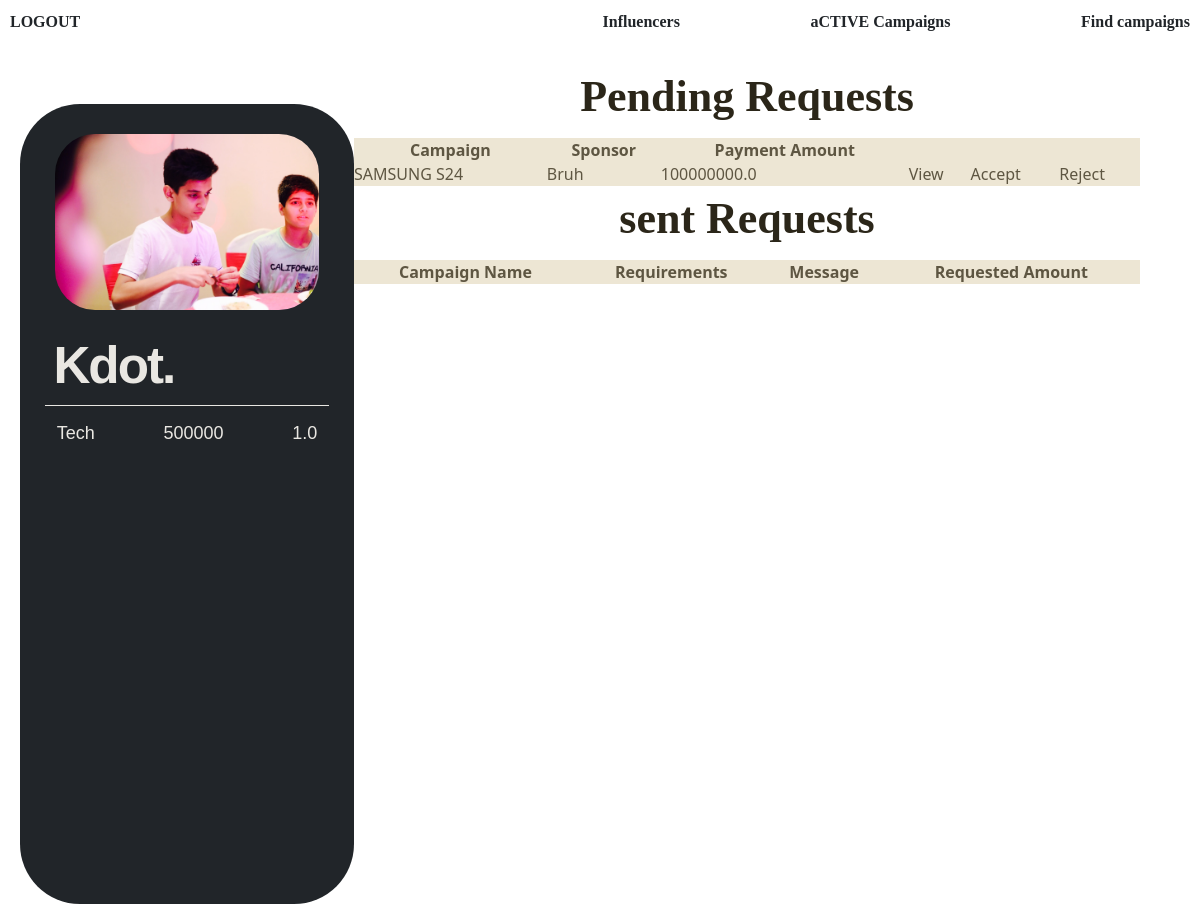
The app's page /influencer/dashboard (signed in) with its own data.
### website/models.py (models this page shows)
class Influencer(db.Model, UserMixin):
    __tablename__ = 'influencer'
    id = db.Column(db.Integer, primary_key=True)
    name = db.Column(db.String(150), nullable=False)
    email = db.Column(db.String(150), nullable=False)
    profile_picture = db.Column(db.String(100), nullable=False)
    niche = db.Column(db.String(100), nullable=False)
    reach = db.Column(db.Integer, nullable=False)
    user_id = Column(Integer, ForeignKey('user.id'), nullable=False)
    platform= db.Column(db.String(100), nullable=False)
    bank_account_balance = db.Column(db.Float, default=0.0)

class Campaign(db.Model):
    id = db.Column(db.Integer, primary_key=True)
    name = db.Column(db.String(140), nullable=False)
    description = db.Column(db.Text, nullable=False)
    start_date = db.Column(db.DateTime, nullable=False, default=datetime.utcnow)
    end_date = db.Column(db.DateTime, nullable=False)
    budget = db.Column(db.Integer , nullable=False)
    visibility = db.Column(db.String(10), nullable=False)  # 'public' or 'private'
    goals = db.Column(db.Text, nullable=False)
    user_id = db.Column(db.Integer, db.ForeignKey('user.id'), nullable=False)
    ad_requests = db.relationship('AdRequest', backref='campaign', lazy=True)

class User(db.Model, UserMixin):
    id = db.Column(db.Integer, primary_key=True)
    email = db.Column(db.String(150), unique=True)
    password = db.Column(db.String(150))
    name = db.Column(db.String(150))
    role=  db.Column(db.String(20), nullable=True)
    influencers = relationship('Influencer', backref='user', lazy=True)

class AdRequest(db.Model):
    id = db.Column(db.Integer, primary_key=True)
    campaign_id = db.Column(db.Integer, db.ForeignKey('campaign.id'), nullable=False)
    influencer_id = db.Column(db.Integer, db.ForeignKey('influencer.id'))
    messages = db.Column(db.Text)
    requirements = db.Column(db.Text, nullable=False)
    payment_amount = db.Column(db.Float, nullable=False)
    status = db.Column(db.String(20), nullable=False, default='Pending')
    completed = db.Column(db.Boolean, default=False)
    completion_confirmed = db.Column(db.Boolean, default=False)
    payment_done=db.Column(db.Boolean, default=False)

### website/influencer.py (the view, shortened to what this page needs)
@influencer.route('/dashboard', methods=['GET', 'POST'])
@role_required('Influencer')
@login_required
def dashboard():
    influencers = current_user.influencers
    influencer = influencers[0] if influencers else None
    ad_requests = AdRequest.query.filter_by(influencer_id=influencer.id).all()
    campaignRequests = campaignRequest.query.filter_by(influencer_id=influencer.id).all()
    campaign_requests_with_details = []
    ad_requests_with_details = []
    for ad_request in ad_requests:
        campaign = Campaign.query.get(ad_request.campaign_id)
        user = User.query.get(campaign.user_id)
        ad_requests_with_details.append({
            'ad_request': ad_request,
            'campaign_name': campaign.name,
            'user_name': user.name
        })
    transactions = Transaction.query.filter_by(influencer_id=influencer.id).all()
    total_earnings = sum(transaction.amount for transaction in transactions)
    return render_template("Influencer/dashboard.html",campaign_requests=campaign_requests_with_details, user=current_user, influencer=influencer, ad_requests=ad_requests_with_details,total_earnings=total_earnings)

### website/auth.py (called while the page is built)
def role_required(role):
    def decorator(f):
        @wraps(f)
        def decorated_function(*args, **kwargs):
            if current_user.role != role:
                abort(403)
            return f(*args, **kwargs)
        return decorated_function
    return decorator

### website/templates/Influencer/dashboard.html (shortened to what this page needs)
{% extends "base.html" %}{% block body_class %} influencer {% endblock %}  {% block content %}
<div class="navbar">
  <a class="mb-8 heading1 link" href="{{ url_for('views.logout') }}">LOGOUT</a>
  <a href="{{ url_for('influencer.viewInfluencers') }}">
    <h1 class="text-center mb-8 heading1 link">Influencers</h1>
  </a>
  <a class="heading1 link" href="{{ url_for('influencer.activeCampaigns') }}"
    >aCTIVE Campaigns</a
  >
  <a class="heading1 link" href="{{ url_for('influencer.viewCampaigns') }}"
    >Find campaigns</a
  >
</div>
 {% if influencer %}
<div class="hero">
  <div class="square square2">
    <div class="pfp-wrapper">
      <img
        src="{{ url_for('static', filename='uploads/' + influencer.profile_picture) }}"
        alt="{{ influencer.name }}'s profile picture"
        class="pfp"
      />
    </div>
    <div class="name">{{ influencer.name }}</div>
    <hr />
    <div class="attri">
      <p>{{ influencer.niche }}</p>
      <p>{{ influencer.reach }}</p>
      <p>{{total_earnings}}</p>
    </div>
  </div>
  <div class="table-container">
    <table class="prim-table prim-table-home">
      <caption class="heading2">
        Pending Requests
      </caption>
      <thead>
        <tr>
          <th class="prim-row">Campaign</th>
          <th class="prim-row">Sponsor</th>
          <th class="prim-row">Payment Amount</th>
        </tr>
      </thead>
      <tbody>
        {% for ad_request_details in ad_requests %} {% if
        ad_request_details.ad_request.status == "Pending" %}
        <tr class="prim-row">
          <td>{{ ad_request_details.campaign_name }}</td>
          <td>{{ ad_request_details.user_name }}</td>
          <td>{{ ad_request_details.ad_request.payment_amount }}</td>
          <td>
            <a
              class="link"
              href="{{ url_for('influencer.viewRequest', ad_request_id=ad_request_details.ad_request.id) }}"
              >View</a
            >
          </td>
          <td>
            <form
              action="{{ url_for('influencer.accept_ad_request', ad_request_id=ad_request_details.ad_request.id) }}"
              method="post"
            >
              <button class="link" type="submit">Accept</button>
            </form>
          </td>
          <td>
            <form
              action="{{ url_for('influencer.reject_ad_request', ad_request_id=ad_request_details.ad_request.id) }}"
              method="post"
            >
              <button class="link" type="submit">Reject</button>
            </form>
          </td>
          {% endif %} {% endfor %}
        </tr>
      </tbody>
    </table>
    <table class="prim-table prim-table-home">
      <caption class="heading2">
        sent Requests
      </caption>
      <thead>
        <tr>
          <th class="prim-row">Campaign Name</th>
          <th class="prim-row">Requirements</th>
          <th class="prim-row">Message</th>
          <th class="prim-row">Requested Amount</th>
        </tr>
      </thead>
    </table>
  </div>
</div>
{% endif %} {% endblock %}

### website/static/css/main.css (style rules this page uses)
html, :host { line-height: 1.5; -webkit-text-size-adjust: 100%; -moz-tab-size: 4; -o-tab-size: 4; tab-size: 4; font-family: ui-sans-serif, system-ui, sans-serif, "Apple Color Emoji", "Segoe UI Emoji", "Segoe UI Symbol", "Noto Color Emoji"; font-feature-settings: normal; font-variation-settings: normal; -webkit-tap-highlight-color: transparent; }
body { margin: 0; line-height: inherit; }
hr { height: 0; color: inherit; border-top-width: 1px; }
h1, h2, h3, h4, h5, h6 { font-size: inherit; font-weight: inherit; }
a { color: inherit; text-decoration: inherit; }
table { text-indent: 0; border-color: inherit; border-collapse: collapse; }
button, input, optgroup, select, textarea { font-family: inherit; font-feature-settings: inherit; font-variation-settings: inherit; font-size: 100%; font-weight: inherit; line-height: inherit; letter-spacing: inherit; color: inherit; margin: 0; padding: 0; }
button, select { text-transform: none; }
button, input:where([type='button']), input:where([type='reset']), input:where([type='submit']) { -webkit-appearance: button; background-color: transparent; background-image: none; }
blockquote, dl, dd, h1, h2, h3, h4, h5, h6, hr, figure, p, pre { margin: 0; }
button, [role="button"] { cursor: pointer; }
img, svg, video, canvas, audio, iframe, embed, object { display: block; vertical-align: middle; }
img, video { max-width: 100%; height: auto; }
.mb-8 { margin-bottom: 2rem; }
.text-center { text-align: center; }
* { margin: 0; padding: 0; }
.navbar { display: flex; flex-direction: row; justify-content: space-between; align-items: center; padding: 10px; }
.square { margin-top: 40px; background-color: #212529; border-radius: 60px; color: #e9e7e2; height: auto; width: auto; max-width: 500px; max-width: calc(33.333% - 32px); display: flex; flex-direction: column; align-items: center; position: relative; transition: opacity 0.3s ease; transition: transform 0.3s ease; }
.square2 { height: 100vh; margin-left: 20px; width: fixed; }
hr { width: 85%; border: none; border-bottom: 1px solid #e9e7e2; margin-top: 10px; margin-bottom: -6px; }
.pfp-wrapper { display: flex; justify-content: center; align-items: center; width: 90%; height: auto; padding: 18px; padding-top: 30px; transition: opacity 0.3s ease; }
.pfp { width: 100%; height: 100%; -o-object-fit: cover; object-fit: cover; border-radius: 40px; }
.name { font-family: Arial, Helvetica, sans-serif; font-size: 3.2rem; font-weight: bold; margin-bottom: -10px; color: #e9e7e2; width: 80%; text-align: left; transition: opacity 0.3s ease; letter-spacing: -2px; }
.attri { font-family: Arial, Helvetica, sans-serif; display: flex; flex-direction: row; font-size: 18px; margin-bottom: 10px; justify-content: space-between; width: 90%; padding: 20px; transition: opacity 0.3s ease; }
.heading1 { font-family: aesthetic; font-weight: bold; color: #212529; font-size: 16px; margin-bottom: 20px; }
.heading2 { color: #2b2619; font-family: ultra; font-weight: bold; font-size: 44px; margin-bottom: 8px; text-align: center; }
.link { text-decoration: none; position: relative; cursor: pointer; }
.link::after { content: ""; position: absolute; left: 0; bottom: 0; width: 100%; height: 1.4px; background-color: transparent; transition: background-color 0.3s ease-in; }
.prim-table-home { height: -moz-fit-content; height: fit-content; padding: 20px; }
tr.prim-row { color: #5e5642; }
table.prim-table { background-color: #EDE6D4; min-width: 786px; }
th.prim-row { color: #5e5642; }
.hero { display: flex; justify-content: space-between; padding-right: 60px; }

### records on screen
Influencer: profile_picture (picture), name "Kdot.", niche "Tech", reach "500000"
Campaign: campaign_name "SAMSUNG S24"
User: user_name "Bruh"
AdRequest: ad_request.payment_amount "100000000.0"

### other values on screen
{{ total_earnings }} "1.0"
